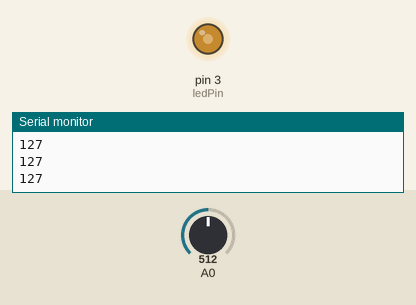
This sketch was run on a simulated Arduino Uno, built with avr-gcc and run on an emulated ATmega328P. Shown: output pins drawn as LEDs (lit = HIGH), the last lines printed to the serial monitor. The test bench sets the inputs (shaded band); at power-on: A0 = 512.

Above: at 1.2 s.
1.3 s: A0 set to 716
At 2.3 s:
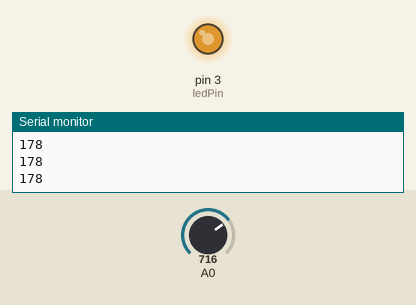
3.0 s: A0 set to 900
At 3.5 s:
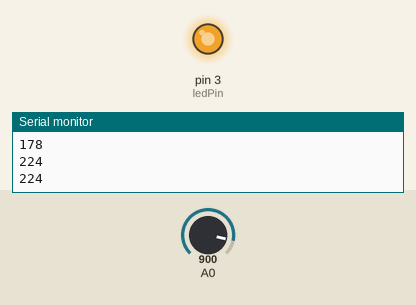
4.5 s: A0 set to 122
At 5.7 s:
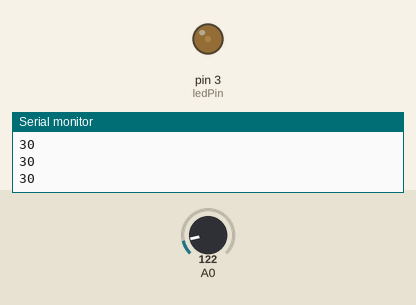
6.0 s: A0 set to 0
At 7.1 s:
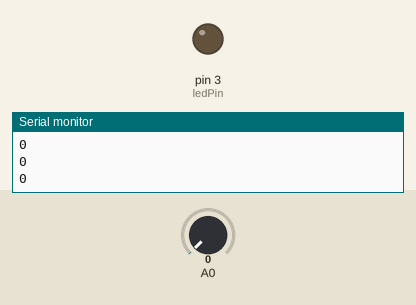
7.5 s: A0 set to 511
At 8.3 s:
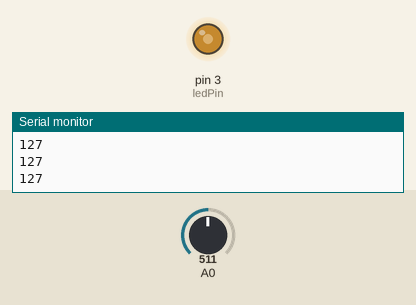
Timing chart, 0 to 10.0 s (numbered marks = the images above; inputs shaded):
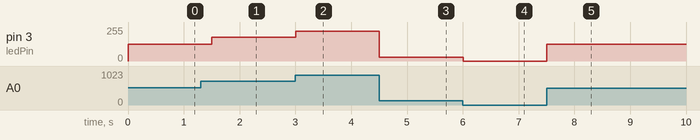

Measured:
- after the input at 1.3 s, pin 3 (ledPin): 127/255 → 178/255 after 0.20 s
- after the input at 3.0 s, pin 3 (ledPin): 178/255 → 224/255 at once
- after the input at 4.5 s, pin 3 (ledPin): 224/255 → 30/255 at once
- after the input at 6.0 s, pin 3 (ledPin): 30/255 → 0/255 at once
- after the input at 7.5 s, pin 3 (ledPin): 0/255 → 127/255 at once

The sketch:

03_analogCDS.ino
```cpp
int ledPin = 3;  //PWM이 가능한 디지털 핀

void setup() {
  Serial.begin(9600);
}

void loop() {
  int val = analogRead(A0); //조도센서에 따른 값을 읽어드림
    //PULL-UP 저항의 경우
    //조도저항값 : 0(주위가 환할 수록), 1023(주위가 어두울 수록)
    //LED 값 : 0 (주위가 환하면 어둡게 켜기), 255(주위가 어두우면 환하게 켜기)
  val = map(val, 0, 1023, 0, 255);
  Serial.println(val);  //화면 출력
  analogWrite(ledPin, val); //PWM이 가능한 핀에 출력
  delay(300);
}
```
